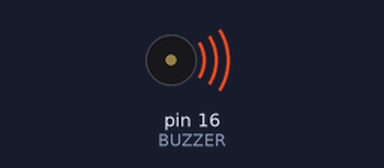
A sketch run on a simulated Arduino Uno, built with avr-gcc and run on an emulated ATmega328P. Shown: buzzer (waves = sounding). What the sketch prints to the serial monitor is not drawn.

Above: at 0.1 s.
Timing chart, 0 to 1.6 s (numbered marks = the images above):
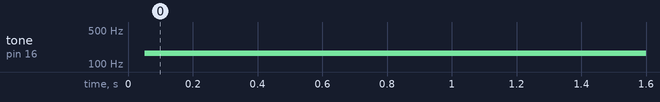

Measured:
- by itself, tone on pin 16 (BUZZER): silent → 166 Hz at 0.05 s

The sketch:

buzzer_laufzeit.ino
```cpp
#define BUZZER 16//Buzzer is connected to D16 with Arduino
#include <Wire.h>
unsigned long time ;
#define PIN 10
void setup()   //initialization
{
  pinMode(BUZZER,OUTPUT);//set D16 to output module
  Serial.begin(9600);
  Serial.println("Hallo");
  time = millis();
}
void loop() //main function,it will looping execution
{
  int i=0;
  //Give a sound
  time = millis();
  for(i=0;i<10000;i++)
  {
    digitalWrite(BUZZER,HIGH);//turn on power supply
    delay(3);                 // delay for 1ms
    digitalWrite(BUZZER,LOW);//Turn off power supply
    delay(3);               //delay for 1ms
  }
  time = millis()- time;
  Serial.println(time);
 }
```
